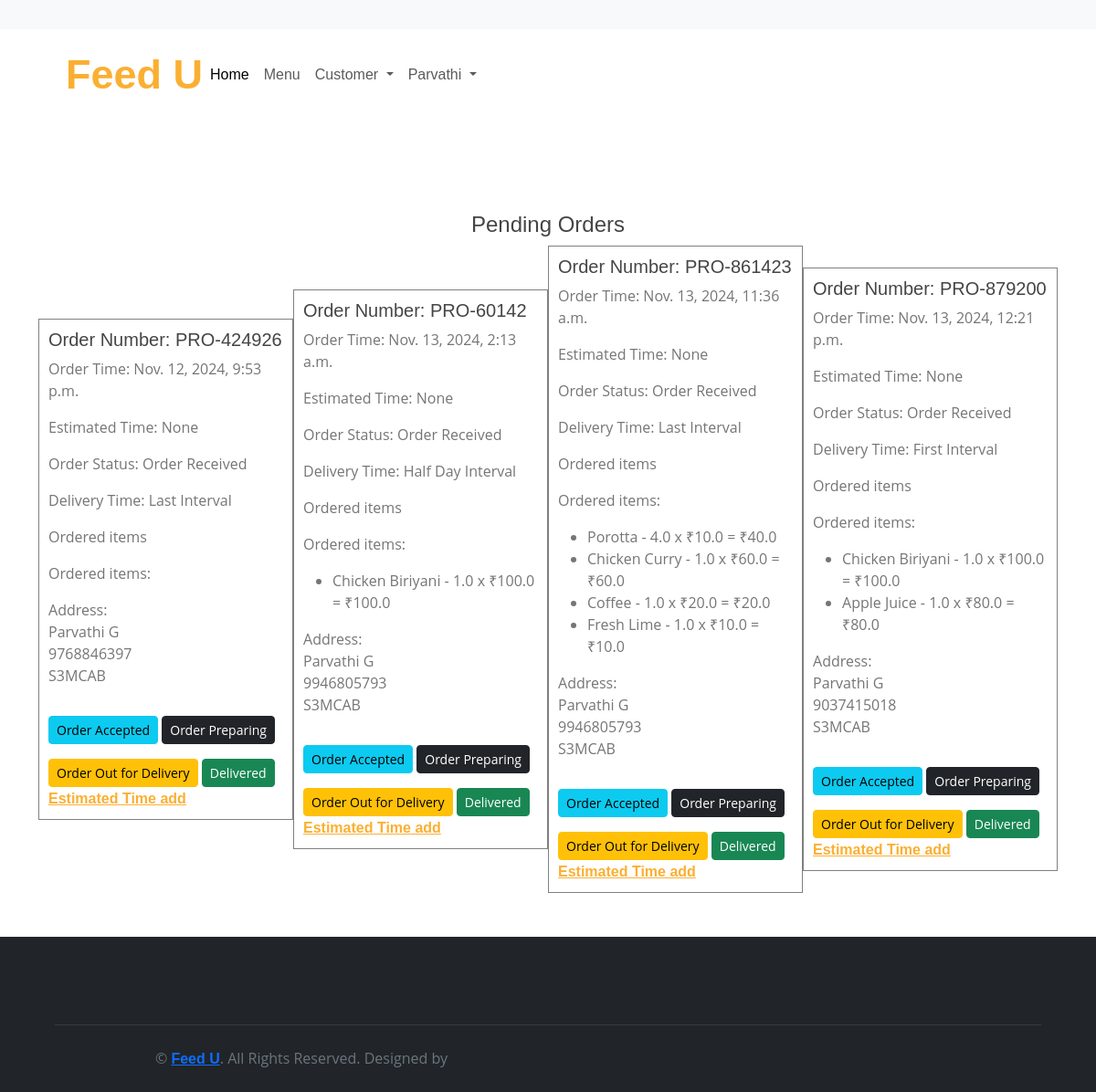
The page /pending_orders (signed in) on the database its author committed.
### Home/models.py (models this page shows, shortened)
class DeliveryAddress(models.Model):
    user = models.ForeignKey(User, on_delete=models.CASCADE, null=True, blank=True)
    order = models.ForeignKey(Order, on_delete=models.CASCADE, related_name='delivery')
    name = models.CharField(max_length=255)
    phone = models.CharField(max_length=20)
    address = models.CharField(max_length=200)
    order_status = models.CharField(max_length=20, default="Order Received")
    estimated_time = models.TimeField(null=True, blank=True)
    delivery_status = models.BooleanField(default=False)
    ordered_time = models.DateTimeField(auto_now_add=True)
    delivery_time = models.CharField(null=True, blank=True, max_length=20)
    rating  = models.IntegerField(null=True, blank=True)

class Order(models.Model):
    user = models.ForeignKey(User, on_delete=models.CASCADE, null=True, blank=True)
    order_number = models.CharField(max_length=20, unique=True)
    total_amount = models.FloatField(default=0.0)
    discount = models.FloatField(default=0.0)
    date = models.DateTimeField(auto_now_add=True)
    order_status = models.CharField(max_length=20, default="pending")
    payment_status = models.CharField(max_length=20, default="pending")

class OrderItem(models.Model):
    user = models.ForeignKey(User, on_delete=models.CASCADE,  null=True, blank=True)
    product = models.ForeignKey(FoodMenuItem, on_delete=models.CASCADE, related_name='foods')
    quantity = models.FloatField(default=1)
    total_price = models.FloatField()
    order = models.ForeignKey(Order, on_delete=models.CASCADE, related_name='order_items')

class FoodMenuItem(models.Model):
    name = models.CharField(max_length=100)
    description = models.TextField()
    category = models.CharField(
        max_length=25,
        choices=(("Food", "Food"), ("Snakes", "Snakes"), ("Beverages", "Beverages"), ("Diet_Food", "Diet_Food"))
    )
    image = models.ImageField(upload_to='menu_images/')
    available = models.BooleanField(default=True)
    rate = models.FloatField()
    discount_rate = models.FloatField( null=True, blank=True)
    offer = models.BooleanField(default=False, null=True, blank=True)
    timestamp = models.DateTimeField(default=timezone.now)

### Home/views.py (the view)
# urls.py: path("pending_orders",views.pending_orders,name="pending_orders"),
@login_required(login_url="SignIn")
def pending_orders(request):
    delivery = DeliveryAddress.objects.filter(delivery_status = False)
    context = {
        "delivery":delivery
    }
    return render(request,'staff/pending_orders.html',context)

### templates/staff/pending_orders.html (shortened to what this page needs)
{% extends 'staff/staffindex.html'%}
{% block content %}
<div class="container">
    <div class="content-header">
        <h4 class="text-center">Pending Orders</h4>
    </div>
<div class="order-container">
    {% for item in delivery %}
    <div class="orders">
        <h5>Order Number: {{item.order.order_number}} </h5>
        <p>Order Time: {{item.ordered_time}}</p>
        <p>Estimated Time: {{item.estimated_time}}</p>
        <p>Order Status: {{item.order_status}}</p>
        <p>Delivery Time: {{item.delivery_time}}</p>
        <p>Ordered items</p>
        <p>Ordered items:</p>
        <ul>
            {% for order_item in item.order.order_items.all %}
                <li>
                    {{ order_item.product.name }} - {{ order_item.quantity }} x ₹{{ order_item.product.rate }} = ₹{{ order_item.total_price }}
                </li>
            {% endfor %}
        </ul>
        <p>Address:
            <br>
            {{item.name}} <br>
            {{item.phone}} <br>
            {{item.address}}
        </p>
        <a href="{%url 'order_status_change' item.id 'Order Accepted' %}" class="btn btn-sm btn-info mt-3">Order Accepted</a>
        <a href="{%url 'order_status_change' item.id 'Order Preparing' %}" class="btn btn-sm btn-dark mt-3">Order Preparing</a>
        <br>
        <a href="{%url 'order_status_change' item.id 'Out for Delivery' %}" class="btn btn-sm btn-warning mt-3">Order Out for Delivery</a>
        <a href="{%url 'order_status_change' item.id 'Delivered' %}" class="btn btn-sm btn-success mt-3">Delivered</a>
        <a href="" data-bs-target="#exampleModal{{item.id}}" data-bs-toggle="modal">Estimated Time add</a>
    </div>
    {% endfor %}
</div>
</div>
        {% endblock %}

### templates/staff/staffindex.html (shortened to what this page needs)
<!DOCTYPE html>
<html lang="en">
    {% load static %}
<head>
    <link href="https://cdn.jsdelivr.net/npm/bootstrap@5.3.2/dist/css/bootstrap.min.css" rel="stylesheet">
    <link href="https://cdnjs.cloudflare.com/ajax/libs/font-awesome/5.10.0/css/all.min.css" rel="stylesheet">
    <link rel="stylesheet" href="https://cdn.jsdelivr.net/npm/bootstrap-icons@1.11.3/font/bootstrap-icons.min.css">
    <link href="{%static 'lib/animate/animate.min.css' %}" rel="stylesheet">
    <link href="{%static 'lib/owlcarousel/assets/owl.carousel.min.css' %}" rel="stylesheet">
    <link href="{%static 'css/style.css' %}" rel="stylesheet">
</head>
<body>
    <div class="row align-items-center bg-light py-3 px-xl-5 d-none d-lg-flex">
    </div>
    <nav class="navbar navbar-expand-lg bg-body-tertiary">
        <div class="container-fluid">
          <a class="navbar-brand" href="#">Feed U</a>
          <div class="collapse navbar-collapse" id="navbarSupportedContent">
            <ul class="navbar-nav me-auto mb-2 mb-lg-0">
              <li class="nav-item">
                <a class="nav-link active" aria-current="page" href="{%url 'Index' %}">Home</a>
              </li>
              <li class="nav-item">
                <a class="nav-link" href="{%url 'Menu' %}">Menu</a>
              </li>
              <li class="nav-item dropdown">
                <a class="nav-link dropdown-toggle" href="#" role="button" data-bs-toggle="dropdown" aria-expanded="false">
                  Customer
                </a>
              </li>
              <li class="nav-item dropdown">
                <a class="nav-link dropdown-toggle" href="#" role="button" data-bs-toggle="dropdown" aria-expanded="false">
                  {{request.user.first_name}}
                </a>
              </li>
            </ul>
          </div>
        </div>
      </nav>
      <div class="top" style="height: 100px;">
      </div>
{% block content %}{% endblock %}
  <div class="container-fluid bg-dark text-secondary mt-5 pt-5">
    <div class="row px-xl-5 pt-5">
    </div>
    <div class="row border-top mx-xl-5 py-4" style="border-color: rgba(256, 256, 256, .1) !important;">
        <div class="col-md-6 px-xl-0">
            <p class="mb-md-0 text-center text-md-left text-secondary">
                &copy; <a class="text-primary" href="#">Feed U</a>. All Rights Reserved. Designed
                by
            </p>
        </div>
        <div class="col-md-6 px-xl-0 text-center text-md-right">
        </div>
    </div>
</div>
</body>
</html>
</body>
</html>

### static/css/style.css (style rules this page uses)
body { color: #757575; background: #ffffff; font-family: 'open sans', sans-serif; }
h1, h2, h3, h4, h5, h6 { color: #454545; font-family: 'Nunito', sans-serif; }
a { font-family: 'Nunito', sans-serif; font-weight: 600; color: #fbaf32; transition: .3s; }
.container-fluid { max-width: 1366px; }
.navbar { position: relative; transition: .5s; z-index: 999; }
.navbar .navbar-brand { margin: 0; color: #fbaf32; font-size: 45px; line-height: 0px; font-weight: 700; font-family: 'Nunito', sans-serif; transition: .5s; }
@media (min-width: 992px) { .navbar { position: absolute; width: 100%; padding: 30px 60px; background: transparent !important; z-index: 9; } }
@media (min-width: 992px) { .navbar .navbar-brand { color: #fbaf32; } }

### templates/staff/pending_orders.html (style rules this page uses)
.orders { width: 300px; padding: 10px; margin: auto; border: 1px solid gray; }
.order-container { display: flex; justify-content: space-evenly; align-items: baseline; }

### rows shown on the page
DeliveryAddress: order.order_number "PRO-424926", ordered_time "Nov. 12, 2024, 9:53 p.m.", estimated_time "None", order_status "Order Received", delivery_time "Last Interval", name "Parvathi G", phone "9768846397", address "S3MCAB"
DeliveryAddress: order.order_number "PRO-60142", ordered_time "Nov. 13, 2024, 2:13 a.m.", estimated_time "None", order_status "Order Received", delivery_time "Half Day Interval", name "Parvathi G", phone "9946805793", address "S3MCAB"
OrderItem: product.name "Chicken Biriyani", quantity "1.0", product.rate "100.0", total_price "100.0"
DeliveryAddress: order.order_number "PRO-861423", ordered_time "Nov. 13, 2024, 11:36 a.m.", estimated_time "None", order_status "Order Received", delivery_time "Last Interval", name "Parvathi G", phone "9946805793", address "S3MCAB"
OrderItem: product.name "Porotta", quantity "4.0", product.rate "10.0", total_price "40.0"
OrderItem: product.name "Chicken Curry", quantity "1.0", product.rate "60.0", total_price "60.0"
OrderItem: product.name "Coffee", quantity "1.0", product.rate "20.0", total_price "20.0"
OrderItem: product.name "Fresh Lime", quantity "1.0", product.rate "10.0", total_price "10.0"
DeliveryAddress: order.order_number "PRO-879200", ordered_time "Nov. 13, 2024, 12:21 p.m.", estimated_time "None", order_status "Order Received", delivery_time "First Interval", name "Parvathi G", phone "9037415018", address "S3MCAB"
OrderItem: product.name "Chicken Biriyani", quantity "1.0", product.rate "100.0", total_price "100.0"
OrderItem: product.name "Apple Juice", quantity "1.0", product.rate "80.0", total_price "80.0"

### other values the page prints
{{ request.user.first_name }} "Parvathi"
